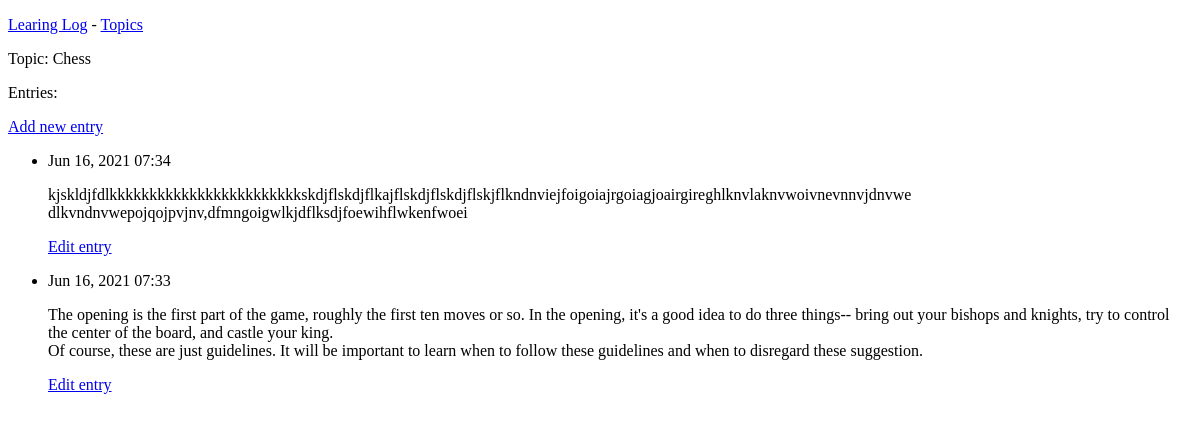
The page /topics/1 on the database as committed earlier.
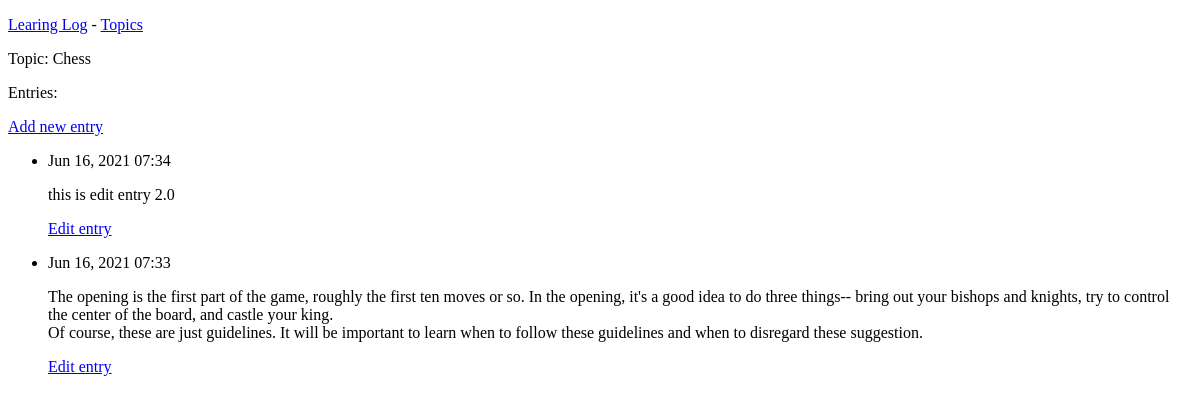
The same page on the database as committed later.
### learning_logs/models.py (models this page shows, shortened)
class Topic(models.Model):
    text = models.CharField(max_length=200)
    date_added = models.DateTimeField(auto_now_add=True)
    def __str__(self):
        return self.text

class Entry(models.Model):
    topic = models.ForeignKey(Topic, on_delete=models.CASCADE)
    text = models.TextField()
    date_added = models.DateTimeField(auto_now_add=True)
    class Meta:
        verbose_name_plural = 'entries'

### learning_logs/views.py (the view)
# urls.py: path('topics/<int:topic_id>', views.topic, name='topic'),
def topic(request, topic_id):
    topic = Topic.objects.get(id=topic_id)
    entries = topic.entry_set.order_by('-date_added')
    context = {'topic' : topic, 'entries' : entries}
    return render(request, 'learning_logs/topic.html', context)

### learning_logs/templates/learning_logs/topic.html
{% extends "learning_logs/base.html" %}
{% block content %}
    <p>Topic: {{ topic }}</p>
    <p>Entries:</p>
    <p>
        <a href="{% url 'learning_logs:new_entry' topic.id %}">Add new entry</a>
    </p>
    <ul>
        {% for entry in entries %}
            <li>
                <p>{{ entry.date_added|date:'M d, Y H:i' }}</p>
                <p>{{ entry.text|linebreaks }}</p>
                <p>
                    <a href="{% url 'learning_logs:edit_entry' entry.id %}">Edit entry</a>
                </p>
            </li>
        {% empty %}
            <li>There are no netries for this topic yet.</li>
        {% endfor %}
    </ul>
{% endblock content %}

### learning_logs/templates/learning_logs/base.html (shortened to what this page needs)
<!DOCTYPE html>
<html>
    <head>
    </head>
    <body>
        <p>
            <a href="{% url 'learning_logs:index' %}">Learing Log</a> -
            <a href="{% url 'learning_logs:topics' %}">Topics</a>
        </p>
        {% block content %}
        {% endblock content %}
    </body>
</html>

Rows that differ between the two databases and show on the page:
changed Entry: text "kjskldjfdlkkkkkkkkkkkkkkkkkkkkkkkkskdjflskdjflkajflskdjflskdjflskjflkndnviejfoigoiajrgoiagjoairgireghlknvlaknvwoivnevnnvjdnvwe dlkvndnvwepojqojpvjnv,dfmngoigwlkjdflksdjfoewihflwkenfwoei" → "this is edit entry 2.0"
